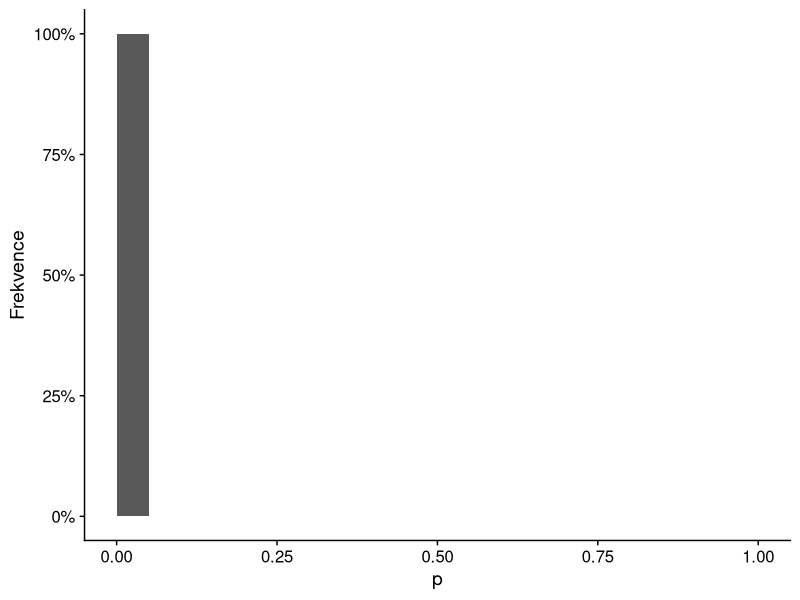
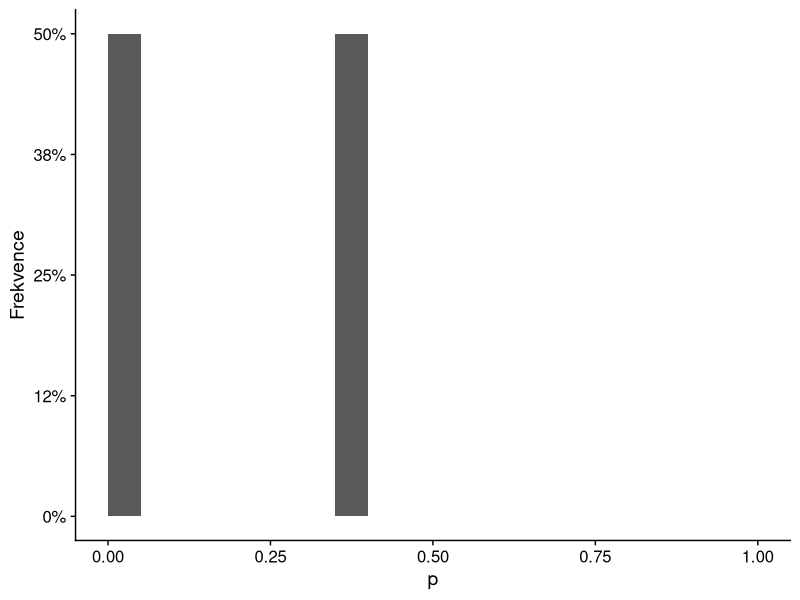
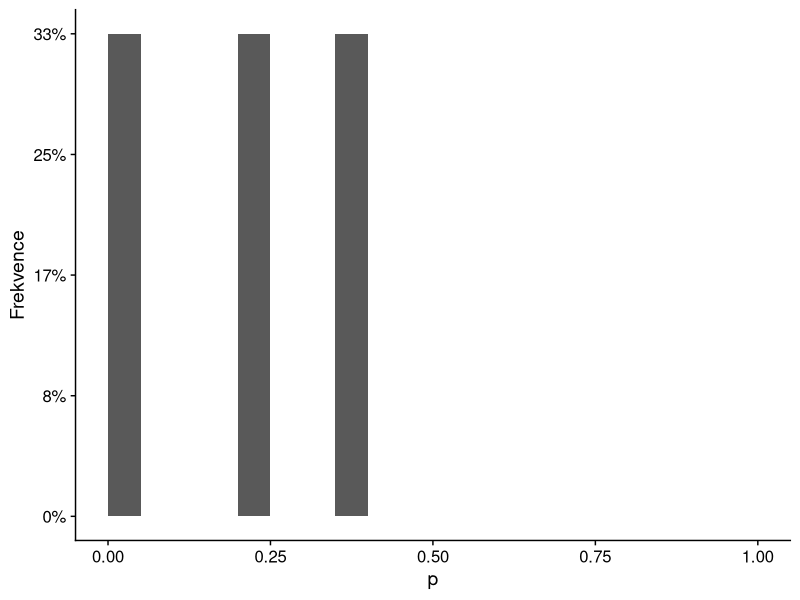
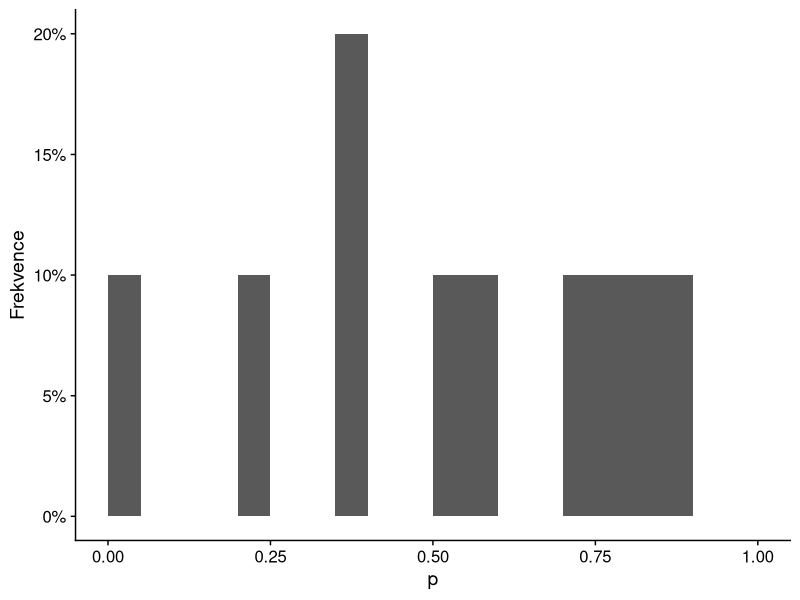
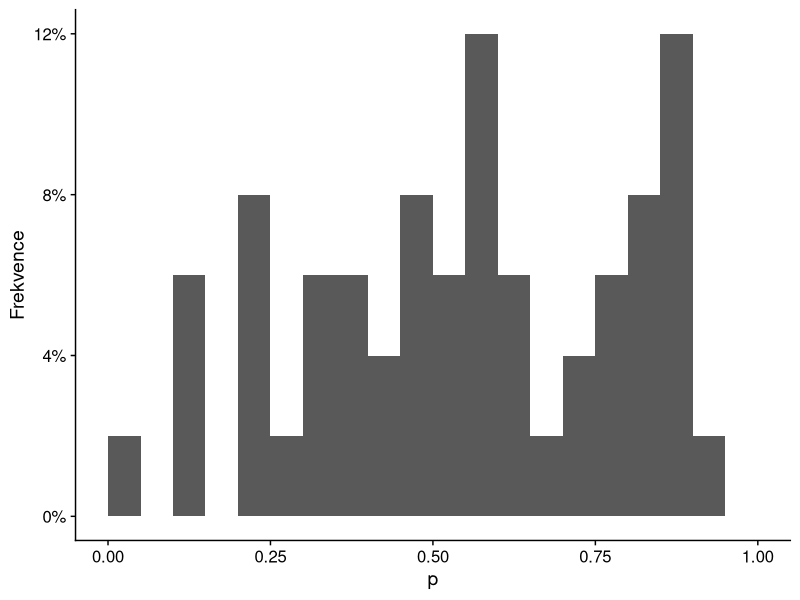
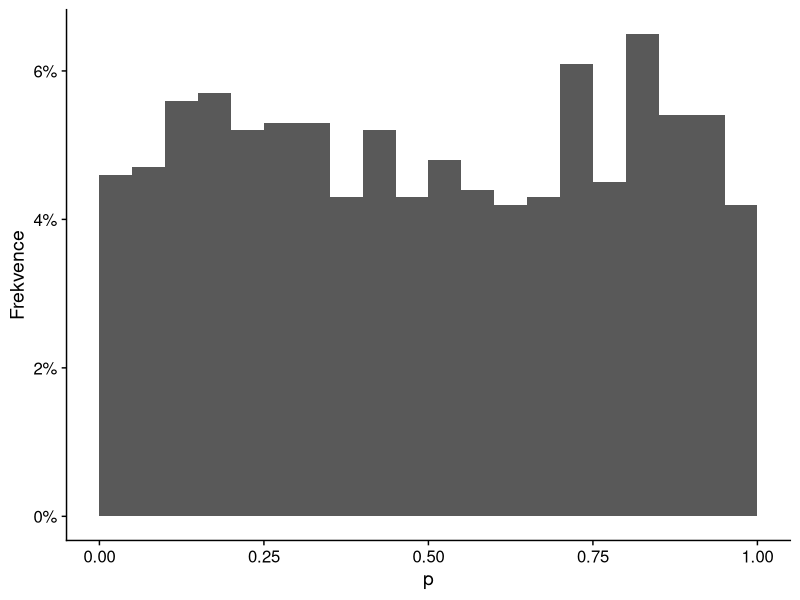
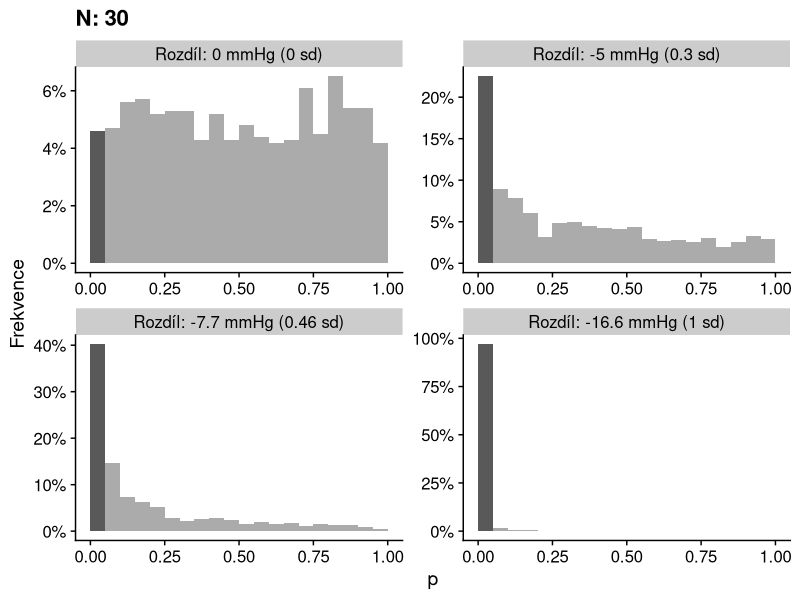
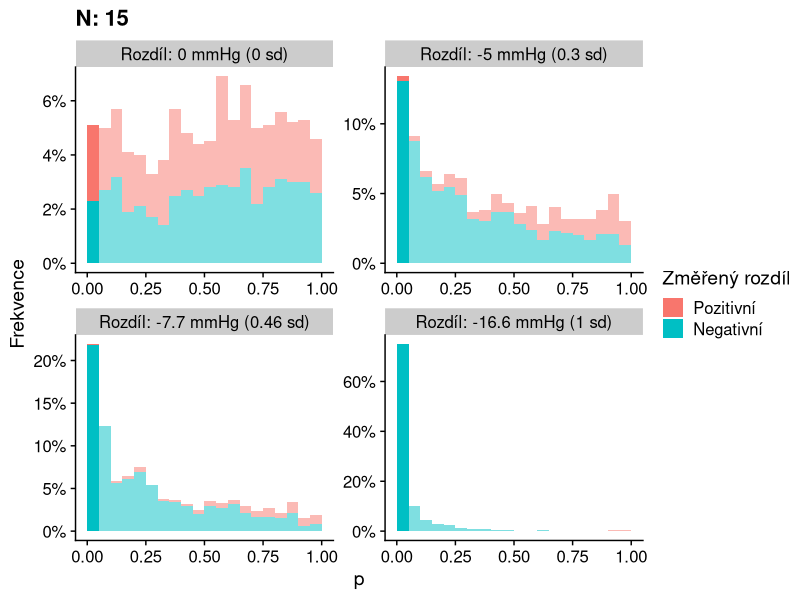

Write R code to recreate these figures, in order. (Note: a time limit stopped this script after it produced the figures.)
## ---- chunk 1
library(tidyverse)
library(cowplot)
theme_set(theme_cowplot())

sbp_baseline <- 157.1
sbp_sd <- 16.6
effect_ace_minus_placebo <- -7.68

n_sims <- 1000

plots <- list()
widths <- list()
heights <- list()

## ---- chunk 2
set.seed(56684322)
velikost_efektu <- tibble(efekt = c(0, -5 / sbp_sd, effect_ace_minus_placebo / sbp_sd, -1))
n_vzorku <- tibble(n = c(15, 30, 60, 120))
#n_vzorku <- tibble(n = seq(sqrt(15), sqrt(120), length.out = 4) ^ 2 %>% round())

single_p_sim <- function(data_row) {
  control <- rnorm(data_row$n, 0, 1)
  treatment <- rnorm(data_row$n, data_row$efekt, 1)
  test_res <- t.test(control, treatment)
  
  cbind(data_row, tibble(p = test_res$p.value, zmereny_rozdil = mean(treatment) - mean(control), 
                         conf_low = -test_res$conf.int[1], conf_high = -test_res$conf.int[2]))
}

p_velikost_efektu <- velikost_efektu %>% 
  crossing(n_vzorku) %>%
  crossing(sim = 1:n_sims) %>%
  transpose() %>%
  map_df(single_p_sim) %>%
  mutate(druh_rozdilu = factor(zmereny_rozdil > 0, levels = c(TRUE, FALSE), labels = c("Pozitivní", "Negativní")),
         efekt_f = factor(efekt, levels = velikost_efektu$efekt))


## ---- chunk 3
hg_sd_label <- function(sd_val) {
  numeric_sd_val <- sd_val %>% as.numeric()
  paste0("Rozdíl: ", round(sbp_sd * numeric_sd_val, 1), " mmHg (", abs(round(numeric_sd_val, 2)), " sd)")
}


facet_efekt <- function(scales = "free") { 
  facet_wrap(~efekt_f, scales = scales, labeller = labeller(efekt_f = hg_sd_label))
}

make_scale_pocet <- function(n_sims) {
  scale_y_continuous("Frekvence", labels = function(x) { scales::percent(x / n_sims, accuracy = 1)}, trans = scales::trans_new("Relative", transform = function(x) { x / n_sims}, inverse = function(x) { x * n_sims}))
}
scale_pocet <- make_scale_pocet(n_sims)

p_breaks <- seq(0,1, by = 0.05)
n_first_plot <- n_vzorku$n[2]

for(kolik_zobrazit in c(1, 2, 3, 10, 50, n_sims)) {
  plot_name <- paste0("p_tutorial_histogram_", kolik_zobrazit)
  plots[[plot_name]] <- p_velikost_efektu %>% 
    filter(n == n_first_plot, efekt == 0) %>% 
    head(n = kolik_zobrazit) %>%
    ggplot(aes(x = p)) + geom_histogram(breaks = p_breaks) +  
    make_scale_pocet(kolik_zobrazit) 
  print(plots[[plot_name]])
  
}

plots$p_fixni_efekt_prvni <- p_velikost_efektu %>% 
    filter(n == n_first_plot) %>% 
    ggplot(aes(x = p, alpha = p < 0.05)) + geom_histogram(breaks = p_breaks) +  
    scale_alpha_discrete(range = c(0.5,1), guide = FALSE) +
    scale_pocet + facet_efekt() + ggtitle(paste0("N: ", n_first_plot))
plots$p_fixni_efekt_prvni





## ---- chunk 4
for(n_k_zobrazeni in n_vzorku$n) {
  plot_name <- paste0("p_fixni_n_", n_k_zobrazeni)
  plots[[plot_name]] <- p_velikost_efektu %>% filter(n == n_k_zobrazeni) %>% ggplot(aes(x = p, fill = druh_rozdilu, alpha = p < 0.05)) + geom_histogram(breaks = p_breaks) + 
      scale_pocet + facet_efekt() + scale_fill_discrete("Změřený rozdíl") +
      scale_alpha_discrete(range = c(0.5,1), guide = FALSE) +
      ggtitle(paste0("N: ", n_k_zobrazeni))
  print(plots[[plot_name]])
}


for(efekt_k_zobrazeni in velikost_efektu$efekt) {
  plot_name <- paste0("p_fixni_efekt_", round(efekt_k_zobrazeni,2))
  plots[[plot_name]] <- p_velikost_efektu %>% filter(efekt == efekt_k_zobrazeni) %>% ggplot(aes(x = p, fill = druh_rozdilu, alpha = p < 0.05)) + 
      geom_histogram(breaks = p_breaks) + facet_wrap(~n, labeller = label_both, scales = "free_y") + 
      scale_fill_discrete("Změřený rozdíl") + scale_pocet +
      scale_alpha_discrete(range = c(0.5,1), guide = FALSE) +
      ggtitle(hg_sd_label(efekt_k_zobrazeni))
  print(plots[[plot_name]])
}
## ---- chunk 5
power.t.test(delta = effect_ace_minus_placebo, sd = sbp_sd, sig.level = 0.05, power = 0.8)
## ---- chunk 6
efekty <- velikost_efektu$efekt[c(2,3)]
nka <- n_vzorku$n[c(2,4)]
for(i in 1:length(efekty) ) {
  n_k_zobrazeni <- nka[i]
  efekt_k_zobrazeni <- efekty[i]
  plot_name <- paste0("m_and_s_error_",n_k_zobrazeni,"_eff_", round(abs(efekt_k_zobrazeni),2))
  plots[[plot_name]] <- p_velikost_efektu %>% filter(n == n_k_zobrazeni, efekt == efekt_k_zobrazeni, p < 0.05) %>%
    ggplot(aes(x = zmereny_rozdil * sbp_sd)) + geom_histogram(aes(y = stat(width*density)), binwidth = 1)  + geom_vline(xintercept = efekt_k_zobrazeni * sbp_sd, color = "blue", size = 2, linetype = "dashed") + 
    facet_efekt() + scale_y_continuous("Podíl", labels = scales::percent) + scale_x_continuous("Změřený rozdíl [mmHg]") +
    ggtitle(paste0("Pouze p < 0.05, N: ", n_k_zobrazeni))
  print(plots[[plot_name]])
  
  widths[[plot_name]] <- 6
}
## ---- chunk 7
set.seed(321685524)

n_studii <- 8
n_vice_studii <- 30
studie_df_raw <- list()
next_id <- 1
efekty_pro_vice_studii <- c(0, velikost_efektu$efekt[3])
for(efekt_pro_simulace in efekty_pro_vice_studii) {
  p_pro_sim <- p_velikost_efektu %>% filter(n == n_vice_studii, efekt == efekt_pro_simulace)
  for(i in 1:n_sims) {
    studie_df_raw[[next_id]] <- p_pro_sim %>% sample_n(n_studii) %>% 
      group_by(n, efekt, efekt_f) %>%
      summarise(min.p = min(p), max.p = max(p), min.zmereny_rozdil = min(zmereny_rozdil), max.zmereny_rozdil = max(zmereny_rozdil), .groups = "drop")
      #summarise(min.p = min(p), max.p = max(p), min.zmereny_rozdil = min(c(Inf,zmereny_rozdil[p < 0.05])), max.zmereny_rozdil = max(c(-Inf,zmereny_rozdil[p < 0.05])))
    next_id <- next_id + 1
  }
}

p_vice_studii <- do.call(rbind, studie_df_raw)

p_vice_studii_long <- p_vice_studii %>%
      pivot_longer(c("min.p","max.p","min.zmereny_rozdil","max.zmereny_rozdil"), names_to = c("typ","meritko"), names_sep = "\\.", values_to = "hodnota") 

## ---- chunk 8
for(efekt_k_zobrazeni in efekty_pro_vice_studii) {
  plot_name_base <- paste0("vice_studii_", abs(round(efekt_k_zobrazeni,2)),"_")
  title <- ggtitle(paste0(n_studii, " studií, N: ", n_vice_studii))
  
  plot_name_p <- paste0(plot_name_base, "_p")
  plots[[plot_name_p]] <- p_vice_studii_long %>% filter(meritko == "p", efekt == efekt_k_zobrazeni) %>%
      ggplot(aes(x = hodnota, color = typ)) + geom_freqpoly(breaks = p_breaks) + scale_pocet + facet_efekt() + title +
      geom_vline(xintercept = 0.05, color = "green", size = 2, linetype = "dashed") +
    scale_x_continuous("p-hodnota")
  widths[[plot_name_p]] <- 6
  print(plots[[plot_name_p]])

  plot_name_zmereny <- paste0(plot_name_base, "_zmereny_rozdil")
  plots[[plot_name_zmereny]] <- p_vice_studii_long %>% filter(meritko == "zmereny_rozdil", efekt == efekt_k_zobrazeni, !is.infinite(hodnota)) %>%
      ggplot(aes(x = hodnota * sbp_sd, color = typ)) + geom_freqpoly(bins = 10) + scale_pocet + facet_efekt() + title +
    geom_vline(xintercept = efekt_k_zobrazeni * sbp_sd, color = "blue", size = 2, linetype = "dashed") +
    scale_x_continuous("Změřený rozdíl")
  widths[[plot_name_zmereny]] <- 6
  print(plots[[plot_name_zmereny]])
  
}
## ---- chunk 9
set.seed(3494994)
g1 <- round(rnorm(20, mean = sbp_baseline, sd = sbp_sd))
cat(paste(g1, collapse = "\t"))
cat("\n\n")
g2 <- sample(g1, 20) - 13
cat(paste(g2, collapse = "\t"))
cat("\n")

t.test(g1, g2)

g2_mod <- g2
g2_mod[20] <- g2_mod[20] + 10
t.test(g1, g2_mod)
## ---- chunk 10
p_velikost_efektu <- p_velikost_efektu %>% 
  mutate(p_formatted = if_else(
    p >= 0.001, paste0("p = ",(round(p, 3))), "p < 0.001"),
    stars = case_when(p > 0.05 ~ "   ",
                      p > 0.01 ~ "  *",
                      p > 0.001 ~ " **",
                      TRUE ~ "***"
                      ))
    #p >= 0.0001 ~ as.cha
  

for(ci_to_show in c(0, 1, 2, 3, 15)) {
  plot_name <- paste0("ci_tanec_prvni_", ci_to_show)

  if(ci_to_show == 0) {
    geom1 <- NULL
    geom2 <- NULL
    geom3 <- NULL
    ci_to_show <- 1
  } else {
    geom1 <- geom_linerange()
    geom2 <- geom_point(size = 3)
    geom3 <- geom_text(aes(label = paste0(stars, " ", p_formatted)), y = 0.5 * sbp_sd, hjust = 0, vjust = 0.5, size = 5, family = "mono")
  }
  plots[[plot_name]] <- p_velikost_efektu %>%
    filter(n == n_first_plot, efekt == velikost_efektu$efekt[3]) %>%
    head(ci_to_show) %>%
    mutate(id = seq(from = 1, length.out = n())) %>%
    ggplot(aes(x = id, y = zmereny_rozdil * sbp_sd, ymin = conf_low * sbp_sd, ymax = conf_high * sbp_sd)) + 
    geom_hline(yintercept = 0, color = "red", size = 2) + geom_hline(aes(yintercept = efekt * sbp_sd), color = "blue", linetype = "dashed", size = 2) + 
    facet_efekt() +
    geom1 + geom2 + geom3 +
    coord_flip() + scale_x_continuous("") + scale_y_continuous("Změřený rozdíl [mmHg], 95% CI") +
    expand_limits(x = c(1,15), y = c(-1.5, 1.1) * sbp_sd) +
    ggtitle(paste0("N: ", n_first_plot)) +
    theme(axis.text.y = element_blank(), axis.ticks.y = element_blank(), axis.line.y = element_blank())

  print(plots[[plot_name]])

}

for(n_k_zobrazeni in n_vzorku$n) {
  plot_name <- paste0("ci_tanec_n_", n_k_zobrazeni)
  plots[[plot_name]] <- p_velikost_efektu %>%
    filter(n == n_k_zobrazeni) %>%
    mutate(id_raw = 1:n()) %>%
    group_by(efekt) %>%
    top_n(15, id_raw) %>%
    mutate(id = 1:n()) %>%
    ungroup() %>%
    ggplot(aes(x = id, y = zmereny_rozdil * sbp_sd, ymin = conf_low * sbp_sd, ymax = conf_high * sbp_sd)) + 
    geom_hline(yintercept = 0, color = "red", size = 2) + geom_hline(aes(yintercept = efekt * sbp_sd), color = "blue", linetype = "dashed", size = 2) + facet_efekt(scales = "fixed") +
    geom_linerange() +   geom_point(size = 2) + 
    geom_text(aes(label = paste0(stars, " ", p_formatted)), y = 1.1 * sbp_sd, hjust = 0, vjust = 0.5, size = 2.5, family = "mono") +
    coord_flip() + scale_x_continuous("") + scale_y_continuous("Změřený rozdíl [mmHg], 95% CI") +
    ggtitle(paste0("N: ", n_k_zobrazeni)) + 
    expand_limits(y = c(-2, 2) * sbp_sd) +
    theme(axis.text.y = element_blank(), axis.ticks.y = element_blank(), axis.line.y = element_blank())
  
  print(plots[[plot_name]])
}


## ---- chunk 11
set.seed(3494949)
n <- 200
data_linear_continous <- data.frame(age = runif(n, 40, 65)) %>%
  mutate(SBP = rnorm(n, 9/20 * (age-40) + 130 , sbp_sd)) 
plots$linear_continuous1 <- data_linear_continous %>%
  ggplot(aes(x = age, y = SBP)) + geom_point() +  scale_x_continuous("Věk") +
  scale_y_continuous("SBP [mm Hg]")

plots$linear_continuous1

plots$linear_continuous2 <- plots$linear_continuous1 + geom_smooth(method = "lm")
plots$linear_continuous2

plots$linear_continuous_inverted <- data_linear_continous %>%
  ggplot(aes(y = age, x = SBP)) + geom_point() +  scale_y_continuous("Věk") +
  scale_x_continuous("SBP [mm Hg]")+ geom_smooth(method = "lm")
plots$linear_continuous_inverted
## ---- chunk 12
set.seed(234234342)
n_per_group <- 50
plots$linear_binary <- 
data.frame(Skupina = rep(c(0,1), each = n_per_group), SBP = c(rnorm(n_per_group, mean = sbp_baseline, sd = sbp_sd), rnorm(n_per_group, mean = sbp_baseline + effect_ace_minus_placebo, sd = sbp_sd))) %>%
  ggplot(aes(x = Skupina, y = SBP)) + geom_jitter(width = 0.01, height = 0) + geom_smooth(method = "lm") + scale_x_continuous(breaks = c(0,1), labels = c("Control","Treatment")) +
  scale_y_continuous("SBP [mm Hg]")

plots$linear_binary
## ---- chunk 13
set.seed(321355422)

full_population <- rnorm(1e6, effect_ace_minus_placebo, sbp_sd)
increase_biases <- c(3/2, 4/3, 10/9)
increase_biases_labels <- c("3:2", "4:3", "10:9")

biased_study_population_size <- 1e5
biased_study_errors <- numeric(n_sims * length(increase_biases))
all_biases <- numeric(n_sims * length(increase_biases))
for(bias_index in 1:length(increase_biases)) {
  bias <- increase_biases[bias_index]
  full_population_probs <-if_else(full_population < 0, 1, bias)
  for(i in 1:n_sims) {
    biased_sample <- sample(full_population, size = biased_study_population_size, replace = TRUE, prob = full_population_probs)
    index <-  (bias_index - 1) * n_sims + i
    biased_study_errors[index] <- (mean(biased_sample) - effect_ace_minus_placebo)^2 
    all_biases[index] <- bias
  }
}
  
rct_results <- data.frame(sample_size = 5 * (2 ^ (0:8))) %>% crossing(sim = 1:n_sims) %>%
  rowwise() %>%
  mutate(error = mean(rnorm(sample_size, 0, sbp_sd)) ^ 2) %>%
  group_by(sample_size) %>%
  summarise(low_error = sqrt(quantile(error, 0.025)), mean_error = sqrt(mean(error)), high_error = sqrt(quantile(error, 0.975)), .groups = "drop")

biased_results <- data.frame(bias = all_biases, study_error = biased_study_errors) %>%
  group_by(bias) %>% 
  summarise(low_error = sqrt(quantile(study_error, 0.025)), 
            mean_error = sqrt(mean(study_error)), 
            high_error = sqrt(quantile(study_error, 0.975)),
            .groups = "drop")
# %>% 
#   crossing(data.frame(sample_size = unique(rct_results$sample_size)))


## ---- chunk 14
plots$rct_error <- 
rct_results %>% ggplot(aes(x = sample_size, y = mean_error))  + #, ymin = low_error, ymax = high_error
  #geom_ribbon(alpha = 0.3) + 
  geom_line() + 
#  geom_ribbon(data = biased_results, fill = "blue", alpha = 0.3) + 
  scale_y_continuous("Půměrná chyba RCT [mmHg]") +
  scale_x_continuous("Velikost vzorku RCT")

plots$rct_error

hline_size <- 2
pal <- viridisLite::plasma(3)

plots$rct_error_biased <- 
  plots$rct_error +
    geom_hline(data = biased_results, aes(yintercept = mean_error, color = factor(bias, levels = increase_biases, labels = increase_biases_labels)), size = hline_size) + 
  scale_color_viridis_d("Zhoršení:zlepšení")

plots$rct_error_biased

biased_results %>% transmute(bias = bias, biased_mean_error = mean_error) %>% 
  crossing(rct_results) %>% filter(biased_mean_error < mean_error) %>% group_by(bias) %>%
  summarise(max(sample_size))

## ---- chunk 15
set.seed(56852266)
data_pohledny <- data.frame(pohledny = rnorm(200), laskavy = rnorm(200))

plot_pohledny <- function(split = "none", trend = FALSE) {
  
  if(split == "none") {
    data_to_plot <- data_pohledny %>% mutate(group = 1)
    alpha_scale = scale_alpha_continuous(range = c(0.999, 1), guide = FALSE)
  } else {
    alpha_scale <- scale_alpha_continuous(range = c(0.2, 1), guide = FALSE)
    if (split == "up") {
      data_to_plot <- data_pohledny %>% mutate(group = if_else(pohledny + laskavy > 0, 1, 0))
    } else if (split == "down") {
      data_to_plot <- data_pohledny %>% mutate(group = if_else(pohledny + laskavy < 0, 1, 0))
    }
  }
  
  if(trend) {
  #  smooth <- geom_smooth(aes(x = pohledny, y = laskavy), inherit.aes = FALSE, data = rbind(data_to_plot %>% filter(group > 0), data.frame(laskavy = 0, pohledny = 0, group = 0)), method = "lm", formula = y ~x)
    smooth <- geom_smooth(aes(x = pohledny, y = laskavy), inherit.aes = FALSE, data = data_to_plot %>% filter(group > 0), method = "lm", formula = y ~x)
  } else {
    smooth <- NULL
  }
  data_to_plot %>% 
    ggplot(aes(x = pohledny, y = laskavy, alpha = group)) + 
    scale_x_continuous("Pohledný", breaks = c(-1.5, 1.5), labels = c("Málo", "Hodně")) + scale_y_continuous("Laskavý", breaks = c(-1.5, 1.5), labels = c("Málo", "Hodně"))+ 
    geom_vline(xintercept = 0) + geom_hline(yintercept =  0) + 
    geom_point(color = viridisLite::plasma(3)[2]) +
    smooth +
    alpha_scale +
    theme(axis.line = element_blank(), axis.ticks = element_blank())
}

plots$laskavy_pohledny_1 <- plot_pohledny("none")
plots$laskavy_pohledny_2 <- plot_pohledny("none", TRUE)
plots$laskavy_pohledny_3 <- plot_pohledny("up")
plots$laskavy_pohledny_4 <- plot_pohledny("up", TRUE)   
plots$laskavy_pohledny_5 <- plot_pohledny("down")
plots$laskavy_pohledny_6 <- plot_pohledny("down", TRUE)
for(plot_name in paste0("laskavy_pohledny_", 1:6)){
  print(plots[[plot_name]])
  widths[[plot_name]] <- 6
  heights[[plot_name]] <- 5
}
## ---- chunk 16
set.seed(99852665)
n_obs <- 100
data_regression_to_the_mean <- data.frame(id = 1:n_obs, before = rnorm(n_obs, mean = 30, sd = 2), after = rnorm(n_obs, mean = 30, sd = 2)) %>% mutate(selected = as.numeric(before > 32), improved = factor(before > after, levels = c(TRUE, FALSE), labels = c("Ano","Ne"))) %>%
  pivot_longer(c("before", "after"),names_to = "group", values_to = "BMI") %>%
  mutate(group = factor(group, levels = c("before","after"), labels = c("Před zásahem", "Po zásahu")))

base_rtm_plot <- data_regression_to_the_mean %>% ggplot(aes(x = group,y = BMI, alpha = selected, color = improved, group = id)) + geom_line() + geom_point() + scale_x_discrete("Skupina") + scale_color_discrete("Snížení BMI")

plots$regression_to_the_mean <- base_rtm_plot + scale_alpha(range = c(0.9999, 1), guide = FALSE)
plots$regression_to_the_mean 

plots$regression_to_the_mean_highlight <- base_rtm_plot + scale_alpha(range = c(0.2, 1), guide = FALSE) 
plots$regression_to_the_mean_highlight 



## ---- chunk 17
tmp_dir <- here::here("local_tmp_data")
if(!dir.exists(tmp_dir)) {
  dir.create(tmp_dir)
}

for(plot_name in names(plots)) {
  if(!is.null(widths[[plot_name]])) {
    width <- widths[[plot_name]]
  } else {
    width <- 8
  }
  if(!is.null(heights[[plot_name]])) {
    height <- heights[[plot_name]]
  } else {
    height <- width * 0.6666666666667
  }
  ggsave(plot = plots[[plot_name]], filename = paste0(tmp_dir,"/",plot_name,".png"), dpi = 300, width = width, height = height)
}
